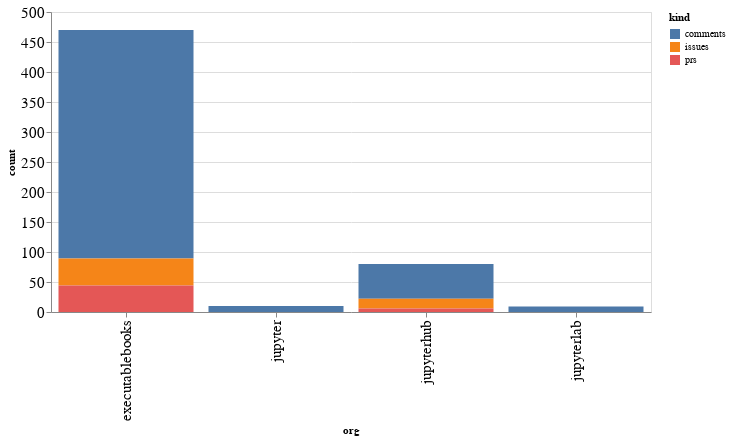

Source (notebook cell):
### Code cell
alt.Chart(org_summaries, width=600).mark_bar().encode(
    x='org',
    y='count',
    color='kind',
    tooltip="org"
)

### Figure 1 — Vega-Lite specification as saved in the notebook (floating-point values rounded to 4 significant figures)
{"config": {"axisLeft": {"labelFontSize": 15}, "axisBottom": {"labelFontSize": 15}}, "data": {"name": "data-650ec118bcdbb975408684a516d3be8a"}, "mark": "bar", "encoding": {"color": {"type": "nominal", "field": "kind"}, "tooltip": {"type": "nominal", "field": "org"}, "x": {"type": "nominal", "field": "org"}, "y": {"type": "quantitative", "field": "count"}}, "width": 600, "$schema": "https://vega.github.io/schema/vega-lite/v4.8.1.json", "datasets": {"data-650ec118bcdbb975408684a516d3be8a": [{"org": "executablebooks", "kind": "comments", "count": 381}, {"org": "executablebooks", "kind": "issues", "count": 45}, {"org": "executablebooks", "kind": "prs", "count": 44}, {"org": "jupyter", "kind": "comments", "count": 10}, {"org": "jupyterhub", "kind": "comments", "count": 58}, {"org": "jupyterhub", "kind": "issues", "count": 16}, {"org": "jupyterhub", "kind": "prs", "count": 6}, {"org": "jupyterlab", "kind": "comments", "count": 9}]}}
